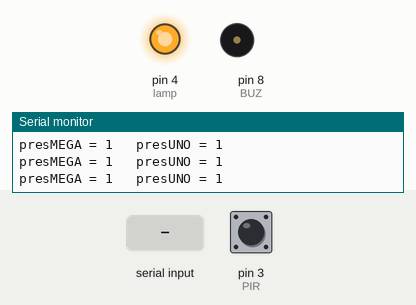
The sketch below on a simulated Arduino Mega 2560, built with avr-gcc and run on an emulated ATmega2560. Shown: output pins drawn as LEDs (lit = HIGH), buzzer (waves = sounding, pin HIGH), the last lines printed to the serial monitor. Inputs (shaded band) come from the test bench; at power-on: pin 3 (PIR) LOW.

Above: at 1.2 s.
1.3 s: "PU1|" received over the second serial link
4.3 s: "PU0|" received over the second serial link
7.3 s: "1|" received over the second serial link
10.3 s: pin 3 (PIR) pulsed HIGH 2 times (0.12 s each, 0.3 s apart)
At 21.4 s:
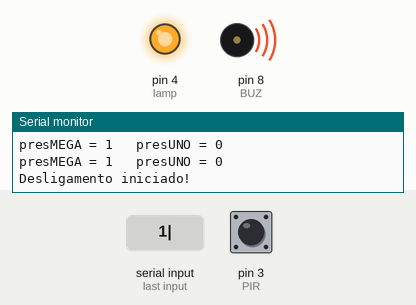
At 25.6 s:
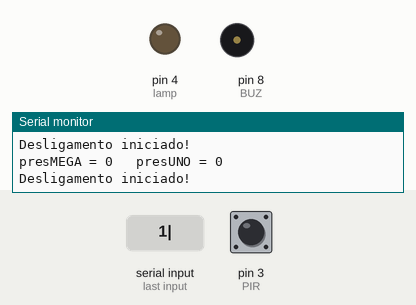
Timing chart, 0 to 31.4 s (numbered marks = the images above; inputs shaded):
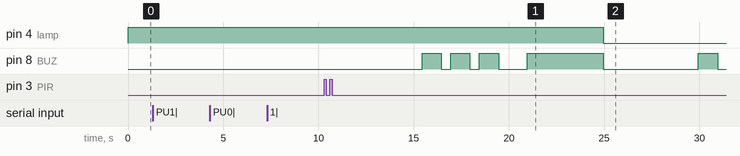

Measured:
- after the input at 10.3 s, pin 4 (lamp): HIGH → LOW after 14.7 s; pin 8 (BUZ): LOW → HIGH after 5.2 s, → LOW 1.0 s later, → HIGH 0.50 s later, → LOW 1.0 s later, … (10 changes in this stretch)

The sketch:

MEGA_main.ino
```cpp
#define PIR 3
#define BUZ 8
#define lamp 4

volatile bool presUNO = true;
volatile bool presMEGA = true;
volatile bool presUNO_anterior = true; //estado anterior
volatile bool presMEGA_anterior = true;//estado anteiror
         bool estadoSala;

String comandoRecebido;

void setup() {
  Serial.begin(9600);
  Serial3.begin(9600);

  pinMode(BUZ,OUTPUT);
  pinMode(lamp,OUTPUT);
  digitalWrite(lamp,HIGH);

  attachInterrupt(digitalPinToInterrupt(PIR), pirISR, CHANGE);
}

void loop() {
  //se estado mudar, enviar isso para o UNO
  if(presMEGA != presMEGA_anterior)
  {
    if(presMEGA)  Serial3.write("PM1|"); //Presença Mega = true
    else          Serial3.write("PM0|"); //Presença Mega = false
    presMEGA_anterior = presMEGA;
  }

  //recebendo mudança de estado do UNO
  if( Serial3.available() )
  {
    comandoRecebido = Serial3.readStringUntil('|');
    if( comandoRecebido == "PU1" )  presUNO = true;
    else if( comandoRecebido == "PU0" )  presUNO = false;
    Serial.println(comandoRecebido);
  }

  if( !( presMEGA || presUNO ) ) //NAND (só dá 1 se as duas forem 0)
  {
    iniciarDesligamento();
  }

  Serial.print("presMEGA = ");
  Serial.print(presMEGA);
  Serial.print("   presUNO = ");
  Serial.println(presUNO);
}

void pirISR()
{
  presMEGA = digitalRead(PIR);
}

void iniciarDesligamento()
{
  Serial.println("Desligamento iniciado!");
  //delay(300000); //esperar 5 minutos
  delay(5000);
  beepAtivo(3, 1000, 500, BUZ);
  //delay(60000);
  delay(1000);
  beepAtivo(1, 4000, 0, BUZ);
  digitalWrite(lamp,LOW);
  //Serial3.write("DAC|");
}

void beepAtivo(int beeps, int tempoON, int tempoOFF, int pin)
{
  for(int i=0; i<beeps; i++)
  {
    digitalWrite(pin,HIGH);
    delay(tempoON);
    digitalWrite(pin,LOW);
    delay(tempoOFF);
  }
}
```
